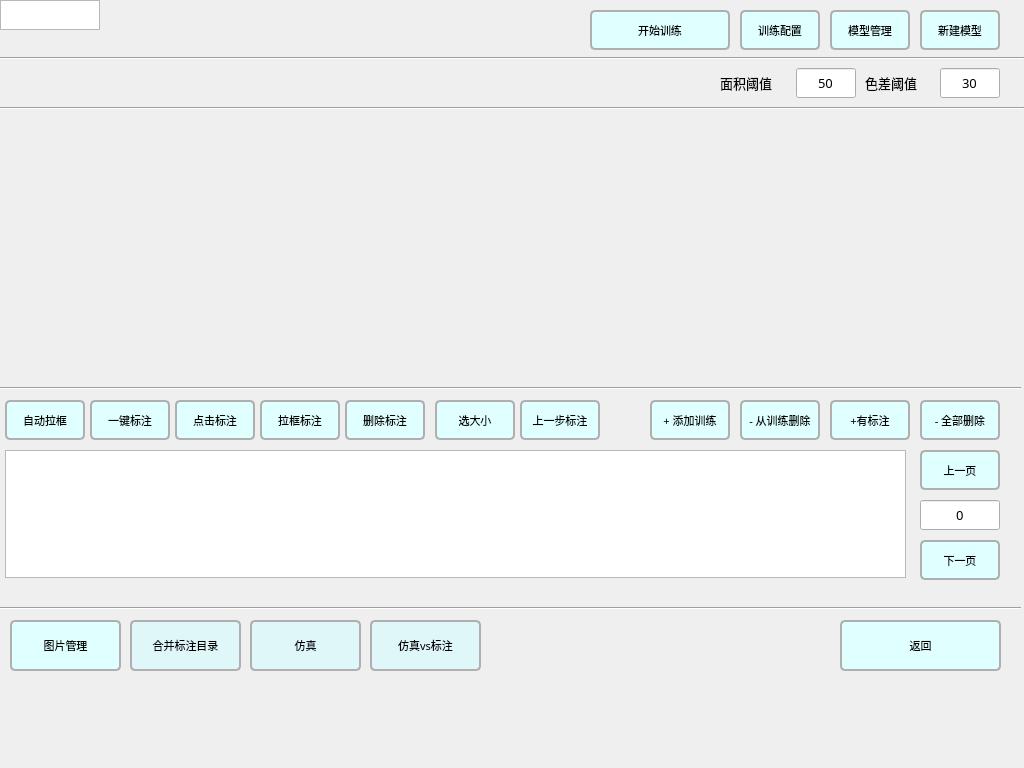
<?xml version="1.0" encoding="UTF-8"?>
<ui version="4.0">
 <class>AiModelSet</class>
 <widget class="QWidget" name="AiModelSet">
  <property name="geometry">
   <rect>
    <x>0</x>
    <y>0</y>
    <width>1024</width>
    <height>768</height>
   </rect>
  </property>
  <property name="sizePolicy">
   <sizepolicy hsizetype="Preferred" vsizetype="Preferred">
    <horstretch>0</horstretch>
    <verstretch>0</verstretch>
   </sizepolicy>
  </property>
  <property name="minimumSize">
   <size>
    <width>1024</width>
    <height>768</height>
   </size>
  </property>
  <property name="maximumSize">
   <size>
    <width>1024</width>
    <height>768</height>
   </size>
  </property>
  <property name="font">
   <font>
    <family>HarmonyOS Sans Medium</family>
    <pointsize>10</pointsize>
   </font>
  </property>
  <property name="windowTitle">
   <string>Form</string>
  </property>
  <widget class="QLabel" name="imgLabel">
   <property name="geometry">
    <rect>
     <x>0</x>
     <y>200</y>
     <width>1020</width>
     <height>64</height>
    </rect>
   </property>
   <property name="sizePolicy">
    <sizepolicy hsizetype="Fixed" vsizetype="Fixed">
     <horstretch>0</horstretch>
     <verstretch>0</verstretch>
    </sizepolicy>
   </property>
   <property name="minimumSize">
    <size>
     <width>1020</width>
     <height>64</height>
    </size>
   </property>
   <property name="maximumSize">
    <size>
     <width>1020</width>
     <height>64</height>
    </size>
   </property>
   <property name="font">
    <font>
     <family>HarmonyOS Sans Medium</family>
     <pointsize>8</pointsize>
    </font>
   </property>
   <property name="text">
    <string/>
   </property>
  </widget>
  <widget class="QLabel" name="modelNameLabel">
   <property name="geometry">
    <rect>
     <x>30</x>
     <y>20</y>
     <width>201</width>
     <height>16</height>
    </rect>
   </property>
   <property name="font">
    <font>
     <family>HarmonyOS Sans Medium</family>
     <pointsize>12</pointsize>
    </font>
   </property>
   <property name="text">
    <string/>
   </property>
   <property name="pixmap">
    <pixmap resource="res.qrc">:/res/fonts/HarmonyOS_Sans_SC_Medium.ttf</pixmap>
   </property>
   <property name="scaledContents">
    <bool>false</bool>
   </property>
   <property name="indent">
    <number>-1</number>
   </property>
  </widget>
  <widget class="QLabel" name="tipLabel">
   <property name="geometry">
    <rect>
     <x>20</x>
     <y>690</y>
     <width>471</width>
     <height>21</height>
    </rect>
   </property>
   <property name="font">
    <font>
     <family>HarmonyOS Sans Medium</family>
     <pointsize>7</pointsize>
    </font>
   </property>
   <property name="text">
    <string/>
   </property>
   <property name="indent">
    <number>-1</number>
   </property>
  </widget>
  <widget class="QPushButton" name="trainServerCfgPushButton">
   <property name="geometry">
    <rect>
     <x>740</x>
     <y>10</y>
     <width>80</width>
     <height>40</height>
    </rect>
   </property>
   <property name="font">
    <font>
     <family>DejaVu Sans</family>
     <pointsize>8</pointsize>
    </font>
   </property>
   <property name="styleSheet">
    <string notr="true">QPushButton {
	   text-align: center;
	   outline: none;
	   background-color: lightcyan;
	   border-color: #afafaf;
	   border-width: 2px;
	   border-style: solid;
	   border-radius: 5;
	   padding: 2px;}

QPushButton:pressed {
	   padding-left: 5px;
	   padding-top: 5px;
	   background-color: lightgrey;}</string>
   </property>
   <property name="text">
    <string>训练配置</string>
   </property>
  </widget>
  <widget class="QPushButton" name="modelTrainPushButton">
   <property name="geometry">
    <rect>
     <x>590</x>
     <y>10</y>
     <width>140</width>
     <height>40</height>
    </rect>
   </property>
   <property name="font">
    <font>
     <family>DejaVu Sans</family>
     <pointsize>8</pointsize>
    </font>
   </property>
   <property name="styleSheet">
    <string notr="true">QPushButton {
	   text-align: center;
	   outline: none;
	   background-color: lightcyan;
	   border-color: #afafaf;
	   border-width: 2px;
	   border-style: solid;
	   border-radius: 5;
	   padding: 2px;}

QPushButton:pressed {
	   padding-left: 5px;
	   padding-top: 5px;
	   background-color: lightgrey;}</string>
   </property>
   <property name="text">
    <string>开始训练</string>
   </property>
  </widget>
  <widget class="QPushButton" name="modelSelPushButton">
   <property name="geometry">
    <rect>
     <x>830</x>
     <y>10</y>
     <width>80</width>
     <height>40</height>
    </rect>
   </property>
   <property name="font">
    <font>
     <family>DejaVu Sans</family>
     <pointsize>8</pointsize>
     <weight>50</weight>
     <bold>false</bold>
    </font>
   </property>
   <property name="styleSheet">
    <string notr="true">QPushButton {
	   text-align: center;
	   outline: none;
	   background-color: lightcyan;
	   border-color: #afafaf;
	   border-width: 2px;
	   border-style: solid;
	   border-radius: 5;
	   padding: 2px;}

QPushButton:pressed {
	   padding-left: 5px;
	   padding-top: 5px;
	   background-color: lightgrey;}</string>
   </property>
   <property name="text">
    <string>模型管理</string>
   </property>
  </widget>
  <widget class="QPushButton" name="oneKeyAnnoPushButton">
   <property name="geometry">
    <rect>
     <x>90</x>
     <y>400</y>
     <width>80</width>
     <height>40</height>
    </rect>
   </property>
   <property name="font">
    <font>
     <family>HarmonyOS Sans Medium</family>
     <pointsize>8</pointsize>
    </font>
   </property>
   <property name="styleSheet">
    <string notr="true">QPushButton {
	   text-align: center;
	   outline: none;
	   background-color: lightcyan;
	   border-color: #afafaf;
	   border-width: 2px;
	   border-style: solid;
	   border-radius: 5;
	   padding: 2px;}

QPushButton:pressed {
	   padding-left: 5px;
	   padding-top: 5px;
	   background-color: lightgrey;}</string>
   </property>
   <property name="text">
    <string>一键标注</string>
   </property>
  </widget>
  <widget class="QPushButton" name="drawAnnoPushButton">
   <property name="geometry">
    <rect>
     <x>260</x>
     <y>400</y>
     <width>80</width>
     <height>40</height>
    </rect>
   </property>
   <property name="font">
    <font>
     <family>HarmonyOS Sans Medium</family>
     <pointsize>8</pointsize>
    </font>
   </property>
   <property name="styleSheet">
    <string notr="true">QPushButton {
	   text-align: center;
	   outline: none;
	   background-color: lightcyan;
	   border-color: #afafaf;
	   border-width: 2px;
	   border-style: solid;
	   border-radius: 5;
	   padding: 2px;}

QPushButton:pressed {
	   padding-left: 5px;
	   padding-top: 5px;
	   background-color: lightgrey;}</string>
   </property>
   <property name="text">
    <string>拉框标注</string>
   </property>
  </widget>
  <widget class="QPushButton" name="addTrainListPushButton">
   <property name="geometry">
    <rect>
     <x>650</x>
     <y>400</y>
     <width>80</width>
     <height>40</height>
    </rect>
   </property>
   <property name="font">
    <font>
     <family>HarmonyOS Sans Medium</family>
     <pointsize>8</pointsize>
    </font>
   </property>
   <property name="styleSheet">
    <string notr="true">QPushButton {
	   text-align: center;
	   outline: none;
	   background-color: lightcyan;
	   border-color: #afafaf;
	   border-width: 2px;
	   border-style: solid;
	   border-radius: 5;
	   padding: 2px;}

QPushButton:pressed {
	   padding-left: 5px;
	   padding-top: 5px;
	   background-color: lightgrey;}</string>
   </property>
   <property name="text">
    <string>+ 添加训练</string>
   </property>
  </widget>
  <widget class="QPushButton" name="erasePushButton">
   <property name="geometry">
    <rect>
     <x>345</x>
     <y>400</y>
     <width>80</width>
     <height>40</height>
    </rect>
   </property>
   <property name="font">
    <font>
     <family>HarmonyOS Sans Medium</family>
     <pointsize>8</pointsize>
    </font>
   </property>
   <property name="styleSheet">
    <string notr="true">QPushButton {
	   text-align: center;
	   outline: none;
	   background-color: lightcyan;
	   border-color: #afafaf;
	   border-width: 2px;
	   border-style: solid;
	   border-radius: 5;
	   padding: 2px;}

QPushButton:pressed {
	   padding-left: 5px;
	   padding-top: 5px;
	   background-color: lightgrey;}</string>
   </property>
   <property name="text">
    <string>删除标注</string>
   </property>
  </widget>
  <widget class="QPushButton" name="importImgPushButton">
   <property name="geometry">
    <rect>
     <x>10</x>
     <y>620</y>
     <width>111</width>
     <height>51</height>
    </rect>
   </property>
   <property name="font">
    <font>
     <family>HarmonyOS Sans Medium</family>
     <pointsize>8</pointsize>
    </font>
   </property>
   <property name="styleSheet">
    <string notr="true">QPushButton {
	   text-align: center;
	   outline: none;
	   background-color: lightcyan;
	   border-color: #afafaf;
	   border-width: 2px;
	   border-style: solid;
	   border-radius: 5;
	   padding: 2px;}

QPushButton:pressed {
	   padding-left: 5px;
	   padding-top: 5px;
	   background-color: lightgrey;}</string>
   </property>
   <property name="text">
    <string>图片管理</string>
   </property>
  </widget>
  <widget class="QPushButton" name="mergeImgPushButton">
   <property name="geometry">
    <rect>
     <x>130</x>
     <y>620</y>
     <width>111</width>
     <height>51</height>
    </rect>
   </property>
   <property name="font">
    <font>
     <family>HarmonyOS Sans Medium</family>
     <pointsize>8</pointsize>
    </font>
   </property>
   <property name="styleSheet">
    <string notr="true">QPushButton {
	   text-align: center;
	   outline: none;
	   background-color: #e0f7fa;
	   border-color: #afafaf;
	   border-width: 2px;
	   border-style: solid;
	   border-radius: 5;
	   padding: 2px;}

QPushButton:pressed {
	   padding-left: 5px;
	   padding-top: 5px;
	   background-color: lightgrey;}</string>
   </property>
   <property name="text">
    <string>合并标注目录</string>
   </property>
  </widget>
  <widget class="QPushButton" name="backLastAnnoPushButton">
   <property name="geometry">
    <rect>
     <x>520</x>
     <y>400</y>
     <width>80</width>
     <height>40</height>
    </rect>
   </property>
   <property name="font">
    <font>
     <family>HarmonyOS Sans Medium</family>
     <pointsize>8</pointsize>
    </font>
   </property>
   <property name="styleSheet">
    <string notr="true">QPushButton {
	   text-align: center;
	   outline: none;
	   background-color: lightcyan;
	   border-color: #afafaf;
	   border-width: 2px;
	   border-style: solid;
	   border-radius: 5;
	   padding: 2px;}

QPushButton:pressed {
	   padding-left: 5px;
	   padding-top: 5px;
	   background-color: lightgrey;}

QPushButton:disabled {
	   background-color: #dcdcdc;
	   color: #909090;}</string>
   </property>
   <property name="text">
    <string>上一步标注</string>
   </property>
  </widget>
  <widget class="QPushButton" name="m_prevBtn">
   <property name="geometry">
    <rect>
     <x>920</x>
     <y>450</y>
     <width>80</width>
     <height>40</height>
    </rect>
   </property>
   <property name="font">
    <font>
     <family>HarmonyOS Sans Medium</family>
     <pointsize>8</pointsize>
    </font>
   </property>
   <property name="styleSheet">
    <string notr="true">QPushButton {
	   text-align: center;
	   outline: none;
	   background-color: lightcyan;
	   border-color: #afafaf;
	   border-width: 2px;
	   border-style: solid;
	   border-radius: 5;
	   padding: 2px;}

QPushButton:pressed {
	   padding-left: 5px;
	   padding-top: 5px;
	   background-color: lightgrey;}</string>
   </property>
   <property name="text">
    <string>上一页</string>
   </property>
  </widget>
  <widget class="QPushButton" name="m_nextBtn">
   <property name="geometry">
    <rect>
     <x>920</x>
     <y>540</y>
     <width>80</width>
     <height>40</height>
    </rect>
   </property>
   <property name="font">
    <font>
     <family>HarmonyOS Sans Medium</family>
     <pointsize>8</pointsize>
    </font>
   </property>
   <property name="styleSheet">
    <string notr="true">QPushButton {
	   text-align: center;
	   outline: none;
	   background-color: lightcyan;
	   border-color: #afafaf;
	   border-width: 2px;
	   border-style: solid;
	   border-radius: 5;
	   padding: 2px;}

QPushButton:pressed {
	   padding-left: 5px;
	   padding-top: 5px;
	   background-color: lightgrey;}</string>
   </property>
   <property name="text">
    <string>下一页</string>
   </property>
  </widget>
  <widget class="QLineEdit" name="m_curPagelineEdit">
   <property name="geometry">
    <rect>
     <x>920</x>
     <y>500</y>
     <width>80</width>
     <height>30</height>
    </rect>
   </property>
   <property name="text">
    <string>0</string>
   </property>
   <property name="alignment">
    <set>Qt::AlignCenter</set>
   </property>
  </widget>
  <widget class="QPushButton" name="backPushButton">
   <property name="geometry">
    <rect>
     <x>840</x>
     <y>620</y>
     <width>161</width>
     <height>51</height>
    </rect>
   </property>
   <property name="font">
    <font>
     <family>HarmonyOS Sans Medium</family>
     <pointsize>8</pointsize>
    </font>
   </property>
   <property name="styleSheet">
    <string notr="true">QPushButton {
	   text-align: center;
	   outline: none;
	   background-color: lightcyan;
	   border-color: #afafaf;
	   border-width: 2px;
	   border-style: solid;
	   border-radius: 5;
	   padding: 2px;}

QPushButton:pressed {
	   padding-left: 5px;
	   padding-top: 5px;
	   background-color: lightgrey;}</string>
   </property>
   <property name="text">
    <string>返回</string>
   </property>
  </widget>
  <widget class="QLabel" name="m_pageInfoLabel">
   <property name="geometry">
    <rect>
     <x>570</x>
     <y>580</y>
     <width>361</width>
     <height>20</height>
    </rect>
   </property>
   <property name="font">
    <font>
     <family>HarmonyOS Sans Medium</family>
     <pointsize>9</pointsize>
    </font>
   </property>
   <property name="text">
    <string/>
   </property>
   <property name="pixmap">
    <pixmap resource="res.qrc">:/res/fonts/HarmonyOS_Sans_SC_Medium.ttf</pixmap>
   </property>
   <property name="scaledContents">
    <bool>false</bool>
   </property>
   <property name="alignment">
    <set>Qt::AlignCenter</set>
   </property>
   <property name="indent">
    <number>-1</number>
   </property>
  </widget>
  <widget class="Line" name="line">
   <property name="geometry">
    <rect>
     <x>0</x>
     <y>50</y>
     <width>1024</width>
     <height>16</height>
    </rect>
   </property>
   <property name="orientation">
    <enum>Qt::Horizontal</enum>
   </property>
  </widget>
  <widget class="Line" name="line_2">
   <property name="geometry">
    <rect>
     <x>0</x>
     <y>380</y>
     <width>1021</width>
     <height>16</height>
    </rect>
   </property>
   <property name="orientation">
    <enum>Qt::Horizontal</enum>
   </property>
  </widget>
  <widget class="Line" name="line_3">
   <property name="geometry">
    <rect>
     <x>0</x>
     <y>600</y>
     <width>1021</width>
     <height>16</height>
    </rect>
   </property>
   <property name="orientation">
    <enum>Qt::Horizontal</enum>
   </property>
  </widget>
  <widget class="QListWidget" name="m_imageList">
   <property name="geometry">
    <rect>
     <x>5</x>
     <y>450</y>
     <width>901</width>
     <height>128</height>
    </rect>
   </property>
   <property name="maximumSize">
    <size>
     <width>1020</width>
     <height>128</height>
    </size>
   </property>
  </widget>
  <widget class="QPushButton" name="delTrainListPushButton">
   <property name="geometry">
    <rect>
     <x>740</x>
     <y>400</y>
     <width>80</width>
     <height>40</height>
    </rect>
   </property>
   <property name="font">
    <font>
     <family>HarmonyOS Sans Medium</family>
     <pointsize>8</pointsize>
    </font>
   </property>
   <property name="styleSheet">
    <string notr="true">QPushButton {
	   text-align: center;
	   outline: none;
	   background-color: lightcyan;
	   border-color: #afafaf;
	   border-width: 2px;
	   border-style: solid;
	   border-radius: 5;
	   padding: 2px;}

QPushButton:pressed {
	   padding-left: 5px;
	   padding-top: 5px;
	   background-color: lightgrey;}</string>
   </property>
   <property name="text">
    <string>- 从训练删除</string>
   </property>
  </widget>
  <widget class="QPushButton" name="fgPushButton">
   <property name="geometry">
    <rect>
     <x>5</x>
     <y>400</y>
     <width>80</width>
     <height>40</height>
    </rect>
   </property>
   <property name="font">
    <font>
     <family>HarmonyOS Sans Medium</family>
     <pointsize>8</pointsize>
    </font>
   </property>
   <property name="styleSheet">
    <string notr="true">QPushButton {
	   text-align: center;
	   outline: none;
	   background-color: lightcyan;
	   border-color: #afafaf;
	   border-width: 2px;
	   border-style: solid;
	   border-radius: 5;
	   padding: 2px;}

QPushButton:pressed {
	   padding-left: 5px;
	   padding-top: 5px;
	   background-color: lightgrey;}

QPushButton:checked {
	   background-color: #00bcd4;
	   color: white;
	   border-color: #0097a7;
	   border-width: 3px;
	   padding: 2px;}</string>
   </property>
   <property name="text">
    <string>自动拉框</string>
   </property>
   <property name="checkable">
    <bool>true</bool>
   </property>
  </widget>
  <widget class="QPushButton" name="selectAnnoPushButton">
   <property name="geometry">
    <rect>
     <x>175</x>
     <y>400</y>
     <width>80</width>
     <height>40</height>
    </rect>
   </property>
   <property name="font">
    <font>
     <family>HarmonyOS Sans Medium</family>
     <pointsize>8</pointsize>
    </font>
   </property>
   <property name="styleSheet">
    <string notr="true">QPushButton {
	   text-align: center;
	   outline: none;
	   background-color: lightcyan;
	   border-color: #afafaf;
	   border-width: 2px;
	   border-style: solid;
	   border-radius: 5;
	   padding: 2px;}

QPushButton:pressed {
	   padding-left: 5px;
	   padding-top: 5px;
	   background-color: lightgrey;}</string>
   </property>
   <property name="text">
    <string>点击标注</string>
   </property>
  </widget>
  <widget class="QPushButton" name="modelNewPushButton">
   <property name="geometry">
    <rect>
     <x>920</x>
     <y>10</y>
     <width>80</width>
     <height>40</height>
    </rect>
   </property>
   <property name="font">
    <font>
     <family>DejaVu Sans</family>
     <pointsize>8</pointsize>
     <weight>50</weight>
     <bold>false</bold>
    </font>
   </property>
   <property name="styleSheet">
    <string notr="true">QPushButton {
	   text-align: center;
	   outline: none;
	   background-color: lightcyan;
	   border-color: #afafaf;
	   border-width: 2px;
	   border-style: solid;
	   border-radius: 5;
	   padding: 2px;}

QPushButton:pressed {
	   padding-left: 5px;
	   padding-top: 5px;
	   background-color: lightgrey;}</string>
   </property>
   <property name="text">
    <string>新建模型</string>
   </property>
  </widget>
  <widget class="QTextEdit" name="annotationInfoEdit">
   <property name="geometry">
    <rect>
     <x>0</x>
     <y>0</y>
     <width>100</width>
     <height>30</height>
    </rect>
   </property>
   <property name="visible">
    <bool>false</bool>
   </property>
  </widget>
  <widget class="QPushButton" name="addAllLabeledTrainListPushButton">
   <property name="geometry">
    <rect>
     <x>830</x>
     <y>400</y>
     <width>80</width>
     <height>40</height>
    </rect>
   </property>
   <property name="font">
    <font>
     <family>HarmonyOS Sans Medium</family>
     <pointsize>8</pointsize>
    </font>
   </property>
   <property name="styleSheet">
    <string notr="true">QPushButton {
	   text-align: center;
	   outline: none;
	   background-color: lightcyan;
	   border-color: #afafaf;
	   border-width: 2px;
	   border-style: solid;
	   border-radius: 5;
	   padding: 2px;}

QPushButton:pressed {
	   padding-left: 5px;
	   padding-top: 5px;
	   background-color: lightgrey;}</string>
   </property>
   <property name="text">
    <string>+有标注</string>
   </property>
  </widget>
  <widget class="QPushButton" name="delTrainListAllPushButton">
   <property name="geometry">
    <rect>
     <x>920</x>
     <y>400</y>
     <width>80</width>
     <height>40</height>
    </rect>
   </property>
   <property name="font">
    <font>
     <family>HarmonyOS Sans Medium</family>
     <pointsize>8</pointsize>
    </font>
   </property>
   <property name="styleSheet">
    <string notr="true">QPushButton {
	   text-align: center;
	   outline: none;
	   background-color: lightcyan;
	   border-color: #afafaf;
	   border-width: 2px;
	   border-style: solid;
	   border-radius: 5;
	   padding: 2px;}

QPushButton:pressed {
	   padding-left: 5px;
	   padding-top: 5px;
	   background-color: lightgrey;}</string>
   </property>
   <property name="text">
    <string>- 全部删除</string>
   </property>
  </widget>
  <widget class="QLineEdit" name="m_areaThresholdlineEdit">
   <property name="geometry">
    <rect>
     <x>796</x>
     <y>68</y>
     <width>60</width>
     <height>30</height>
    </rect>
   </property>
   <property name="font">
    <font>
     <pointsize>10</pointsize>
    </font>
   </property>
   <property name="text">
    <string>50</string>
   </property>
   <property name="alignment">
    <set>Qt::AlignCenter</set>
   </property>
  </widget>
  <widget class="QLabel" name="areaLabel">
   <property name="geometry">
    <rect>
     <x>720</x>
     <y>68</y>
     <width>75</width>
     <height>30</height>
    </rect>
   </property>
   <property name="font">
    <font>
     <family>HarmonyOS Sans Medium</family>
     <pointsize>10</pointsize>
    </font>
   </property>
   <property name="text">
    <string>面积阈值</string>
   </property>
   <property name="indent">
    <number>-1</number>
   </property>
  </widget>
  <widget class="QLabel" name="colorDiffLabel">
   <property name="geometry">
    <rect>
     <x>865</x>
     <y>68</y>
     <width>70</width>
     <height>30</height>
    </rect>
   </property>
   <property name="font">
    <font>
     <family>HarmonyOS Sans Medium</family>
     <pointsize>10</pointsize>
    </font>
   </property>
   <property name="text">
    <string>色差阈值</string>
   </property>
   <property name="indent">
    <number>-1</number>
   </property>
  </widget>
  <widget class="QLineEdit" name="m_colorDiffThresholdlineEdit">
   <property name="geometry">
    <rect>
     <x>940</x>
     <y>68</y>
     <width>60</width>
     <height>30</height>
    </rect>
   </property>
   <property name="text">
    <string>30</string>
   </property>
   <property name="alignment">
    <set>Qt::AlignCenter</set>
   </property>
  </widget>
  <widget class="QPushButton" name="batchValidImgPushButton">
   <property name="geometry">
    <rect>
     <x>250</x>
     <y>620</y>
     <width>111</width>
     <height>51</height>
    </rect>
   </property>
   <property name="font">
    <font>
     <family>HarmonyOS Sans Medium</family>
     <pointsize>8</pointsize>
    </font>
   </property>
   <property name="styleSheet">
    <string notr="true">QPushButton {
	   text-align: center;
	   outline: none;
	   background-color: #e0f7fa;
	   border-color: #afafaf;
	   border-width: 2px;
	   border-style: solid;
	   border-radius: 5;
	   padding: 2px;}

QPushButton:pressed {
	   padding-left: 5px;
	   padding-top: 5px;
	   background-color: lightgrey;}

QPushButton:checked {
	   background-color: #00bcd4;
	   color: white;
	   border-color: #0097a7;
	   border-width: 3px;
	   padding: 2px;}</string>
   </property>
   <property name="text">
    <string>仿真</string>
   </property>
  </widget>
  <widget class="QPushButton" name="validvsAnnoImgPushButton">
   <property name="geometry">
    <rect>
     <x>370</x>
     <y>620</y>
     <width>111</width>
     <height>51</height>
    </rect>
   </property>
   <property name="font">
    <font>
     <family>HarmonyOS Sans Medium</family>
     <pointsize>8</pointsize>
    </font>
   </property>
   <property name="styleSheet">
    <string notr="true">QPushButton {
	   text-align: center;
	   outline: none;
	   background-color: #e0f7fa;
	   border-color: #afafaf;
	   border-width: 2px;
	   border-style: solid;
	   border-radius: 5;
	   padding: 2px;}

QPushButton:pressed {
	   padding-left: 5px;
	   padding-top: 5px;
	   background-color: lightgrey;}

QPushButton:checked {
	   background-color: #00bcd4;
	   color: white;
	   border-color: #0097a7;
	   border-width: 3px;
	   padding: 2px;}</string>
   </property>
   <property name="text">
    <string>仿真vs标注</string>
   </property>
  </widget>
  <widget class="QPushButton" name="areaThresholdAnnoPushButton">
   <property name="geometry">
    <rect>
     <x>435</x>
     <y>400</y>
     <width>80</width>
     <height>40</height>
    </rect>
   </property>
   <property name="font">
    <font>
     <family>HarmonyOS Sans Medium</family>
     <pointsize>8</pointsize>
    </font>
   </property>
   <property name="styleSheet">
    <string notr="true">QPushButton {
	   text-align: center;
	   outline: none;
	   background-color: lightcyan;
	   border-color: #afafaf;
	   border-width: 2px;
	   border-style: solid;
	   border-radius: 5;
	   padding: 2px;}

QPushButton:pressed {
	   padding-left: 5px;
	   padding-top: 5px;
	   background-color: lightgrey;}

QPushButton:checked {
	   background-color: #00bcd4;
	   color: white;
	   border-color: #0097a7;
	   border-width: 3px;
	   padding: 2px;}

QPushButton:disabled {
	   background-color: #dcdcdc;
	   color: #909090;}</string>
   </property>
   <property name="text">
    <string>选大小</string>
   </property>
   <property name="checkable">
    <bool>true</bool>
   </property>
  </widget>
  <widget class="Line" name="line_4">
   <property name="geometry">
    <rect>
     <x>0</x>
     <y>100</y>
     <width>1024</width>
     <height>16</height>
    </rect>
   </property>
   <property name="orientation">
    <enum>Qt::Horizontal</enum>
   </property>
  </widget>
 </widget>
 <resources>
  <include location="res.qrc"/>
 </resources>
 <connections/>
</ui>
